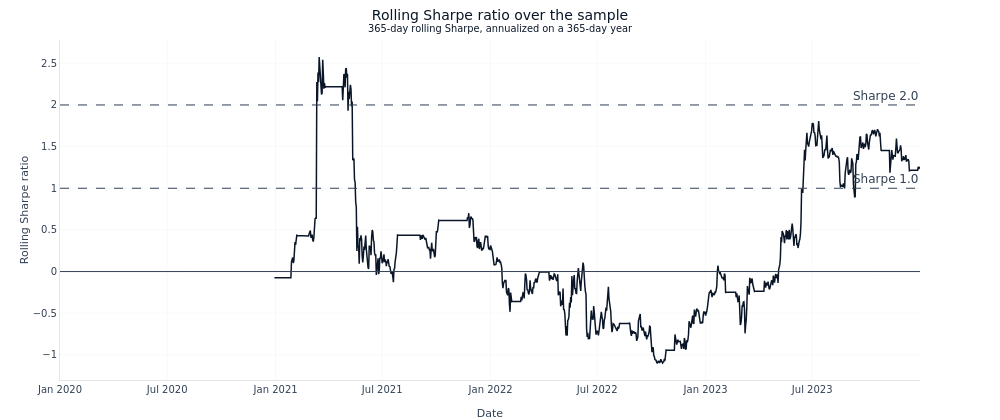

The code cell stored with this chart in its notebook:
### Markdown cell above
The library labels its two reference lines with adjectives as well as levels. An adjective
printed on an axis rules on a strategy this notebook has not finished measuring, and a reader
cannot argue with it, so the chart below keeps the levels and drops the words.

### Code cell
rolling = analysis_net.compute_rolling_metrics(windows=[ROLLING_WINDOW_DAYS], metrics=["sharpe"])
fig = plot_rolling_sharpe(rolling_result=rolling)
fig.data[0].line.color = COLORS["blue"]
for shape in fig.layout.shapes:
    shape.line.color = COLORS["neutral"]
for annotation in fig.layout.annotations:
    annotation.font.color = COLORS["neutral"]
# Read the level back out of the label, not off the shape: three lines, two annotations.
for annotation in fig.layout.annotations:
    level = re.search(r"\(([\d.]+)\)", annotation.text or "")
    if level:
        annotation.text = f"Sharpe {level.group(1)}"
fig.update_layout(
    title=(
        "Rolling Sharpe ratio over the sample"
        f"<br><sup>{ROLLING_WINDOW_DAYS}-day rolling Sharpe, annualized on a 365-day year</sup>"
    ),
    xaxis_title="Date",
    yaxis_title="Rolling Sharpe ratio",
    height=420,
)
_roll = [float(v) for v in fig.data[0].y if v is not None and np.isfinite(v)]
_roll_signs = [v > 0 for v in _roll if v != 0]
_crossings = sum(1 for a, b in itertools.pairwise(_roll_signs) if a != b)
show_plotly_with_alt(
    fig,
    (
        f"Line chart of the {ROLLING_WINDOW_DAYS}-day rolling Sharpe ratio against date, with "
        "dashed horizontal reference lines at the library's two conventional levels. The "
        "series starts one window into the sample, because that is the first date a full "
        "window exists. Each point is computed from that window alone, so the line says what "
        "the same rule would have looked like to someone measuring over a window ending "
        "there."
    ),
)

### Figure 1 — Plotly figure (JSON) as saved in the notebook; plotly's stock layout.template omitted (floating-point values rounded to 4 significant figures; data arrays with more than 128 entries replaced by an {"elided": "..."} marker saying what was removed)
{"data": [{"hovertemplate": "365d Sharpe: %{y:.2f}<extra></extra>", "line": {"color": "#0a1628", "width": 1.5}, "mode": "lines", "name": "365d", "type": "scatter", "x": {"elided": "1461 str values"}, "y": {"elided": "1461 float values"}}], "layout": {"annotations": [{"font": {"color": "#334155"}, "showarrow": false, "text": "Sharpe 1.0", "x": 1, "xanchor": "right", "xref": "x domain", "y": 1, "yanchor": "bottom", "yref": "y"}, {"font": {"color": "#334155"}, "showarrow": false, "text": "Sharpe 2.0", "x": 1, "xanchor": "right", "xref": "x domain", "y": 2, "yanchor": "bottom", "yref": "y"}], "font": {"color": "#334155", "family": "DM Sans, DejaVu Sans, sans-serif", "size": 12}, "height": 420, "hoverlabel": {"bgcolor": "white", "font": {"family": "DM Sans, DejaVu Sans, sans-serif", "size": 13}}, "hovermode": "x unified", "legend": {"x": 0.01, "xanchor": "left", "y": 0.99, "yanchor": "top"}, "margin": {"b": 40, "l": 60, "r": 80, "t": 40}, "paper_bgcolor": "rgba(0,0,0,0)", "plot_bgcolor": "rgba(0,0,0,0)", "shapes": [{"line": {"color": "#334155", "dash": "solid", "width": 1}, "type": "line", "x0": 0, "x1": 1, "xref": "x domain", "y0": 0, "y1": 0, "yref": "y"}, {"line": {"color": "#334155", "dash": "dash", "width": 1}, "type": "line", "x0": 0, "x1": 1, "xref": "x domain", "y0": 1, "y1": 1, "yref": "y"}, {"line": {"color": "#334155", "dash": "dash", "width": 1}, "type": "line", "x0": 0, "x1": 1, "xref": "x domain", "y0": 2, "y1": 2, "yref": "y"}], "showlegend": false, "title": {"text": "Rolling Sharpe ratio over the sample<br><sup>365-day rolling Sharpe, annualized on a 365-day year</sup>"}, "width": 1000, "xaxis": {"gridcolor": "rgba(0,0,0,0.06)", "linecolor": "rgba(0,0,0,0.1)", "title": {"text": "Date"}, "zeroline": false}, "yaxis": {"gridcolor": "rgba(0,0,0,0.06)", "linecolor": "rgba(0,0,0,0.1)", "title": {"text": "Rolling Sharpe ratio"}, "zeroline": false}}}
